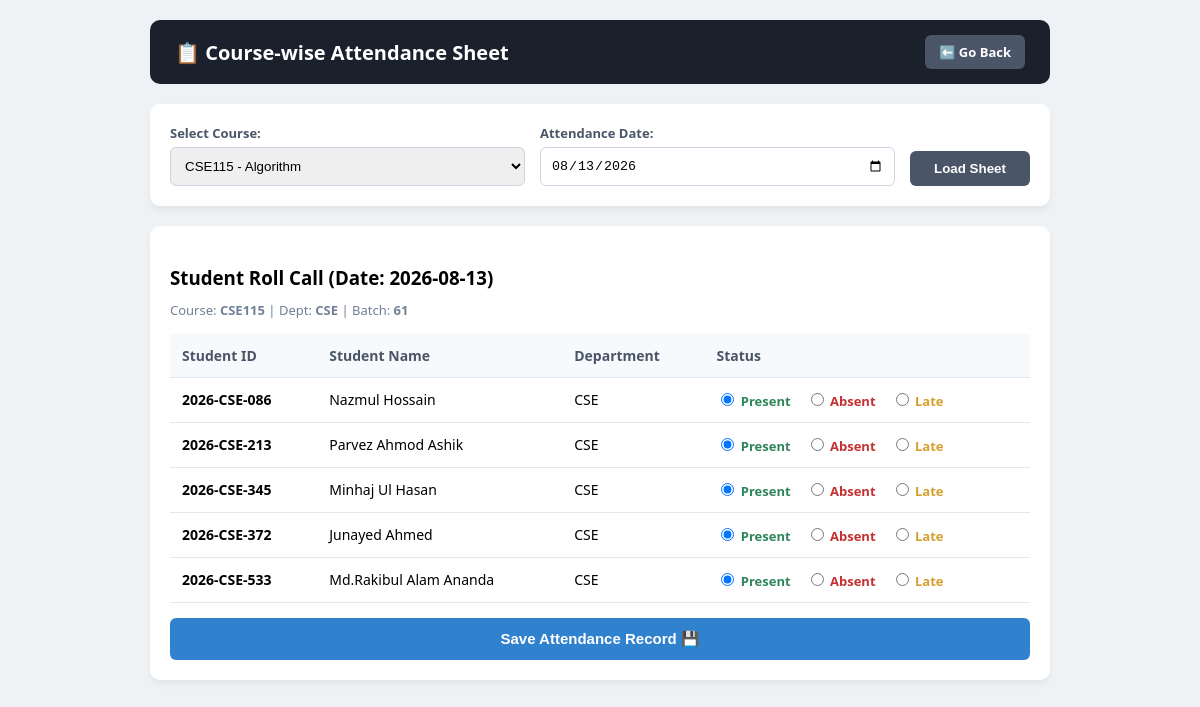
Page /take_attendance.php?course_id=5 (signed in) on the committed database.
### tables this page shows
CREATE TABLE `courses` (
  `id` int(11) NOT NULL,
  `course_code` varchar(20) NOT NULL,
  `course_name` varchar(100) NOT NULL,
  `credits` decimal(3,2) NOT NULL,
  `department_id` int(11) DEFAULT NULL,
  `assigned_teacher` varchar(100) DEFAULT NULL,
  `batch` varchar(20) DEFAULT NULL
);

CREATE TABLE `students` (
  `id` int(11) NOT NULL,
  `student_id` varchar(50) NOT NULL,
  `name` varchar(100) NOT NULL,
  `email` varchar(100) DEFAULT NULL,
  `department` varchar(50) DEFAULT NULL,
  `created_at` timestamp NOT NULL DEFAULT current_timestamp(),
  `batch` varchar(20) DEFAULT '60'
);

### take_attendance.php (the view, shortened to what this page needs)
<?php
require_once 'config.php';
$selected_course_id = $_GET['course_id'] ?? '';
$attendance_date = $_GET['date'] ?? date('Y-m-d');
$my_courses = false;
if ($_SESSION['role'] === 'admin') {
    $my_courses = $conn->query("SELECT * FROM courses ORDER BY course_code ASC");
}
$students_res = null;
$selected_course_info = null;
$existing_attendance = [];
if (!empty($selected_course_id)) {
    $c_stmt = $conn->prepare("SELECT * FROM courses WHERE id = ?");
    if ($c_stmt) {
        $c_stmt->bind_param("i", $selected_course_id);
        $c_stmt->execute();
        $c_res = $c_stmt->get_result();
        if ($c_res && $c_res->num_rows > 0) {
            $selected_course_info = $c_res->fetch_assoc();
            $course_dept = $selected_course_info['department'] ?? $selected_course_info['department_id'] ?? '';
            $course_batch = $selected_course_info['batch'] ?? '';
            if (!empty($course_dept) && !empty($course_batch)) {
                $st_stmt = $conn->prepare("SELECT s.student_id, s.name, s.department, s.batch
                                           FROM students s
                                           WHERE s.department = ? AND s.batch = ?
                                           ORDER BY s.student_id ASC");
                if ($st_stmt) {
                    $st_stmt->bind_param("ss", $course_dept, $course_batch);
                    $st_stmt->execute();
                    $students_res = $st_stmt->get_result();
                }
            } elseif (!empty($course_batch)) {
                $st_stmt = $conn->prepare("SELECT s.student_id, s.name, s.department, s.batch
                                           FROM students s
                                           WHERE s.batch = ?
                                           ORDER BY s.student_id ASC");
                if ($st_stmt) {
                    $st_stmt->bind_param("s", $course_batch);
                    $st_stmt->execute();
                    $students_res = $st_stmt->get_result();
                }
            }
        }
    }
    $att_fetch_stmt = $conn->prepare("SELECT student_id, status FROM attendance WHERE course_id = ? AND attendance_date = ?");
    if ($att_fetch_stmt) {
        $att_fetch_stmt->bind_param("is", $selected_course_id, $attendance_date);
        $att_fetch_stmt->execute();
        $att_fetch_res = $att_fetch_stmt->get_result();
        while ($row = $att_fetch_res->fetch_assoc()) {
            $existing_attendance[$row['student_id']] = $row['status'];
        }
    }
}
?>
<!DOCTYPE html>
<html lang="en">
<head>
</head>
<body>
<div class="container">
    <div class="header">
        <h2>📋 Course-wise Attendance Sheet</h2>
        <a href="javascript:history.back()" class="btn-back">⬅️ Go Back</a>
    </div>
    <div class="card">
        <form method="GET" action="">
            <div style="display: grid; grid-template-columns: 1fr 1fr 120px; gap: 15px; align-items: end;">
                <div>
                    <label>Select Course:</label>
                    <select name="course_id" required>
                        <?php if($my_courses && $my_courses->num_rows > 0): ?>
                            <?php while($c = $my_courses->fetch_assoc()): ?>
                                <option value="<?php echo $c['id']; ?>" <?php echo ($selected_course_id == $c['id']) ? 'selected' : ''; ?>>
                                    <?php echo htmlspecialchars($c['course_code']) . " - " . htmlspecialchars($c['course_name']); ?>
                                </option>
                            <?php endwhile; ?>
                        <?php endif; ?>
                    </select>
                </div>
                <div>
                    <label>Attendance Date:</label>
                    <input type="date" name="date" value="<?php echo htmlspecialchars($attendance_date); ?>" required>
                </div>
                <div>
                    <button type="submit" style="background: #4a5568; color: white; border: none; padding: 10px; border-radius: 6px; font-weight: bold; cursor: pointer; width: 100%;">Load Sheet</button>
                </div>
            </div>
        </form>
    </div>
    <?php if(!empty($selected_course_id)): ?>
        <div class="card">
            <form method="POST" action="">
                <h3>Student Roll Call (Date: <?php echo htmlspecialchars($attendance_date); ?>)</h3>
                <?php if($selected_course_info): ?>
                    <p style="font-size: 13px; color: #718096; margin-top: -8px;">
                        Course: <b><?php echo htmlspecialchars($selected_course_info['course_code']); ?></b> |
                        Dept: <b><?php echo htmlspecialchars($selected_course_info['department'] ?? $selected_course_info['department_id'] ?? 'CSE'); ?></b> |
                        Batch: <b><?php echo htmlspecialchars($selected_course_info['batch'] ?? 'All'); ?></b>
                    </p>
                <?php endif; ?>
                <table>
                    <thead>
                        <tr>
                            <th>Student ID</th>
                            <th>Student Name</th>
                            <th>Department</th>
                            <th>Status</th>
                        </tr>
                    </thead>
                    <tbody>
                        <?php if($students_res && $students_res->num_rows > 0): ?>
                            <?php while($st = $students_res->fetch_assoc()):
                                $st_id = $st['student_id'];
                                $current_status = $existing_attendance[$st_id] ?? 'Present';
                            ?>
                                <tr>
                                    <td><b><?php echo htmlspecialchars($st_id); ?></b></td>
                                    <td><?php echo htmlspecialchars($st['name'] ?? 'N/A'); ?></td>
                                    <td><?php echo htmlspecialchars($st['department'] ?? 'CSE'); ?></td>
                                    <td>
                                        <div class="radio-group">
                                            <label class="radio-present">
                                                <input type="radio" name="status[<?php echo $st_id; ?>]" value="Present" <?php echo ($current_status === 'Present') ? 'checked' : ''; ?>> Present
                                            </label>
                                            <label class="radio-absent">
                                                <input type="radio" name="status[<?php echo $st_id; ?>]" value="Absent" <?php echo ($current_status === 'Absent') ? 'checked' : ''; ?>> Absent
                                            </label>
                                            <label class="radio-late">
                                                <input type="radio" name="status[<?php echo $st_id; ?>]" value="Late" <?php echo ($current_status === 'Late') ? 'checked' : ''; ?>> Late
                                            </label>
                                        </div>
                                    </td>
                                </tr>
                            <?php endwhile; ?>
                        <?php else: ?>
                            <tr><td colspan="4" style="text-align: center; color: #718096;">No enrolled students found for this course's department/batch.</td></tr>
                        <?php endif; ?>
                    </tbody>
                </table>
                <button type="submit" name="save_attendance" class="btn-submit">Save Attendance Record 💾</button>
            </form>
        </div>
    <?php endif; ?>
</div>
</body>
</html>

### take_attendance.php (style rules this page uses)
body { font-family: 'Segoe UI', Tahoma, Geneva, Verdana, sans-serif; background: #eef2f5; margin: 0; padding: 20px; }
.container { max-width: 900px; margin: 0 auto; }
.header { display: flex; justify-content: space-between; align-items: center; background: #1a202c; color: white; padding: 15px 25px; border-radius: 10px; margin-bottom: 20px; }
.header h2 { margin: 0; font-size: 20px; }
.btn-back { background: #4a5568; color: white; padding: 8px 14px; text-decoration: none; border-radius: 6px; font-weight: bold; font-size: 13px; }
.card { background: white; padding: 20px; border-radius: 10px; box-shadow: 0 4px 6px rgba(0,0,0,0.05); margin-bottom: 20px; }
label { display: block; font-size: 13px; font-weight: bold; color: #4a5568; margin-bottom: 5px; }
select, input[type="date"] { width: 100%; padding: 10px; border: 1px solid #cbd5e0; border-radius: 6px; box-sizing: border-box; }
table { width: 100%; border-collapse: collapse; margin-top: 15px; }
th, td { padding: 12px; text-align: left; border-bottom: 1px solid #e2e8f0; font-size: 14px; }
th { background: #f7fafc; color: #4a5568; }
.radio-group { display: flex; gap: 15px; align-items: center; }
.radio-group label { margin: 0; font-size: 13px; cursor: pointer; font-weight: normal; }
.radio-present { color: #2f855a; font-weight: bold !important; }
.radio-absent { color: #c53030; font-weight: bold !important; }
.radio-late { color: #d69e2e; font-weight: bold !important; }
.btn-submit { background: #3182ce; color: white; border: none; padding: 12px 20px; border-radius: 6px; font-weight: bold; cursor: pointer; font-size: 15px; width: 100%; margin-top: 15px; }

### rows in the picture
courses: course_code "CSE115", department "CSE", batch "61"
students: student "2026-CSE-086", name "Nazmul Hossain", department "CSE", student_id "☑ Present", student_id "☐ Absent", student_id "☐ Late"
students: student "2026-CSE-213", name "Parvez Ahmod Ashik", department "CSE", student_id "☑ Present", student_id "☐ Absent", student_id "☐ Late"
students: student "2026-CSE-345", name "Minhaj Ul Hasan", department "CSE", student_id "☑ Present", student_id "☐ Absent", student_id "☐ Late"
students: student "2026-CSE-372", name "Junayed Ahmed", department "CSE", student_id "☑ Present", student_id "☐ Absent", student_id "☐ Late"
students: student "2026-CSE-533", name "Md.Rakibul Alam Ananda", department "CSE", student_id "☑ Present", student_id "☐ Absent", student_id "☐ Late"

### other values in the picture
$attendance_date "2026-08-13"
form field course_id "CSE115 - Algorithm"
